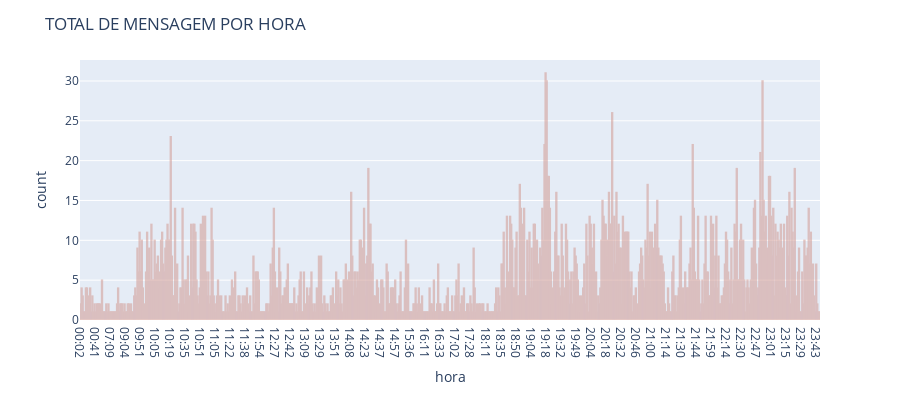

Here is the notebook cell this chart was saved with:
### Code cell
hour_grouped_msg = (df.set_index ('hora') ['mensagem'] 
                          .groupby (level = 0) 
                          .value_counts () 
                          .groupby (level = 0) 
                          .sum () 
                          .reset_index (name = 'count'))
fig = px.bar (hour_grouped_msg, x = 'hora', y = 'count', 
                 labels = {'hour': '24 horas Período'}, 
                 height = 400) 
fig.update_traces (marker_color = '# EDCC8B', marker_line_color = '#D4A29C', 
                  marker_line_width = 1.5, opacity = 0.6) 
fig.update_layout (title_text = 'TOTAL DE MENSAGEM POR HORA') 
fig.show ()

### Figure 1 — Plotly figure (JSON) as saved in the notebook; plotly's stock layout.template omitted (floating-point values rounded to 4 significant figures; data arrays with more than 128 entries replaced by an {"elided": "..."} marker saying what was removed)
{"data": [{"alignmentgroup": "True", "hovertemplate": "hora=%{x}<br>count=%{y}<extra></extra>", "legendgroup": "", "marker": {"color": "# EDCC8B", "line": {"color": "#D4A29C", "width": 1.5}}, "name": "", "offsetgroup": "", "opacity": 0.6, "orientation": "v", "showlegend": false, "textposition": "auto", "type": "bar", "x": {"elided": "689 str values"}, "xaxis": "x", "y": {"elided": "689 int values"}, "yaxis": "y"}], "layout": {"barmode": "relative", "height": 400, "legend": {"tracegroupgap": 0}, "margin": {"t": 60}, "title": {"text": "TOTAL DE MENSAGEM POR HORA"}, "xaxis": {"anchor": "y", "domain": [0, 1], "title": {"text": "hora"}}, "yaxis": {"anchor": "x", "domain": [0, 1], "title": {"text": "count"}}}}
